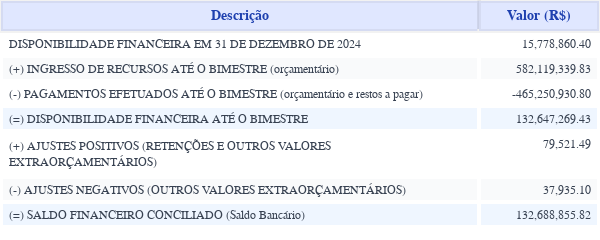

Notebook cell for this chart:
### Markdown cell above
### Movimentação Financeira

### Code cell
fin_df = pd.DataFrame(
    {
        'Descrição': [
            'DISPONIBILIDADE FINANCEIRA EM 31 DE DEZEMBRO DE 2024', 
            '(+) INGRESSO DE RECURSOS ATÉ O BIMESTRE (orçamentário)', 
            '(-) PAGAMENTOS EFETUADOS ATÉ O BIMESTRE (orçamentário e restos a pagar)', 
            '(=) DISPONIBILIDADE FINANCEIRA ATÉ O BIMESTRE', 
            '(+) AJUSTES POSITIVOS (RETENÇÕES E OUTROS VALORES EXTRAORÇAMENTÁRIOS)', 
            '(-) AJUSTES NEGATIVOS (OUTROS VALORES EXTRAORÇAMENTÁRIOS)', 
            '(=) SALDO FINANCEIRO CONCILIADO (Saldo Bancário)'],
        'Valor (R$)': [
            saldo_inicial_siope, 
            entradas_siope, 
            saidas_siope, 
            saldo_final_siope, 
            ajustes_positivos_siope, 
            ajustes_negativos_siope, 
            saldo_final_ajustado_siope]},
)

table_fin_df = table_chart(
    fin_df,
    cell_fill_color=['white','#F9FAFB','white','#EFF6FF','white','#F9FAFB','#EFF6FF'],
    columnwidth=[10,2.5],
    cellheight=25,
    width=600, 
    height=215)
table_fin_df.show()

# table_fin_df.write_image('../2025/Dados_processados/imgs/financeiro/tabelas/movimentação_financeira_siope.png', width=600, height=215)

### Figure 1 — Plotly figure (JSON) as saved in the notebook; plotly's stock layout.template omitted (floating-point values rounded to 4 significant figures)
{"data": [{"cells": {"align": ["left", "right"], "fill": {"color": [["white", "#F9FAFB", "white", "#EFF6FF", "white", "#F9FAFB", "#EFF6FF"]]}, "font": {"color": "#374151", "family": "Segoe UI, Arial", "size": 12}, "format": [null, ",.2f"], "height": 25, "line": {"color": "white", "width": 4}, "values": [["DISPONIBILIDADE FINANCEIRA EM 31 DE DEZEMBRO DE 2024", "(+) INGRESSO DE RECURSOS ATÉ O BIMESTRE (orçamentário)", "(-) PAGAMENTOS EFETUADOS ATÉ O BIMESTRE (orçamentário e restos a pagar)", "(=) DISPONIBILIDADE FINANCEIRA ATÉ O BIMESTRE", "(+) AJUSTES POSITIVOS (RETENÇÕES E OUTROS VALORES EXTRAORÇAMENTÁRIOS)", "(-) AJUSTES NEGATIVOS (OUTROS VALORES EXTRAORÇAMENTÁRIOS)", "(=) SALDO FINANCEIRO CONCILIADO (Saldo Bancário)"], [15780000.0, 582100000.0, -465300000.0, 132600000.0, 79520.0, 37940.0, 132700000.0]]}, "columnwidth": [10, 2.5], "header": {"align": "center", "fill": {"color": "rgba(224, 231, 255, 1)"}, "font": {"color": "rgba(30, 64, 175, 1)", "family": "Segoe UI, Arial", "size": 14}, "height": 25, "line": {"color": "rgba(0,0,0,0.05)", "width": 4}, "values": ["<b>Descrição</b>", "<b>Valor (R$)</b>"]}, "type": "table"}], "layout": {"height": 215, "margin": {"b": 1, "l": 1, "r": 1, "t": 1}, "paper_bgcolor": "white", "plot_bgcolor": "white", "width": 600}}
